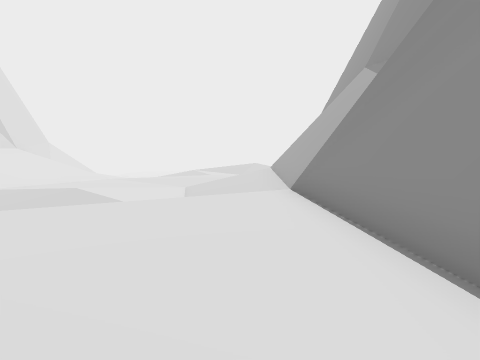
View 1 (above)

24 first-person views from a walk through a 3-D level made in the Godot game engine. The camera is 1.3 m above the floor, tilts 4° down and sees 80° across. The floor is counted in squares, 2 m on a side. Each view is taken from the middle of a square. On the plan, view 1 faces up. The plan holds only what a view shows up to about 9 squares ahead; the rest is blank. The place goes on beyond the plan.

View 2
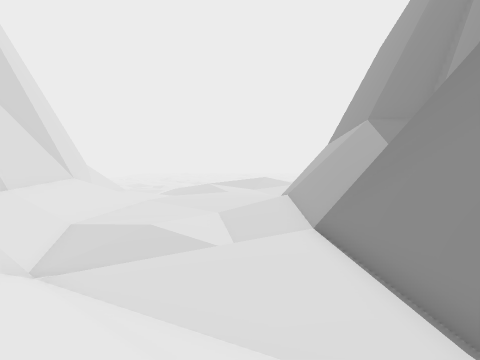

View 3
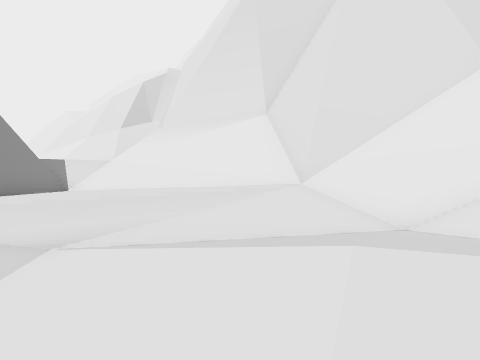

View 4
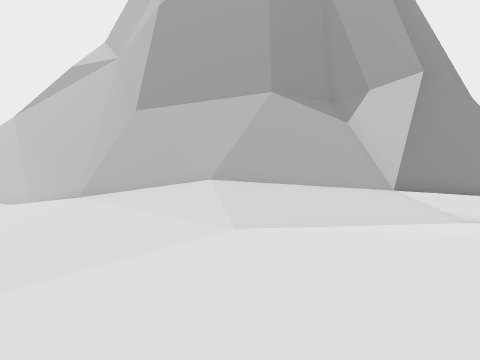

View 5
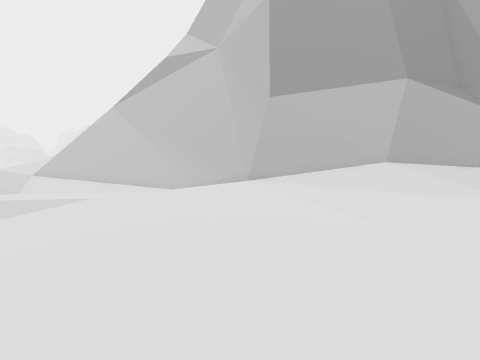

View 6
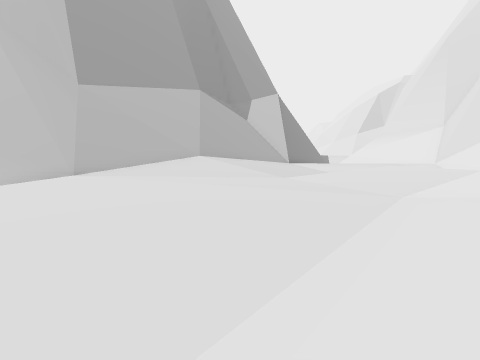

View 7
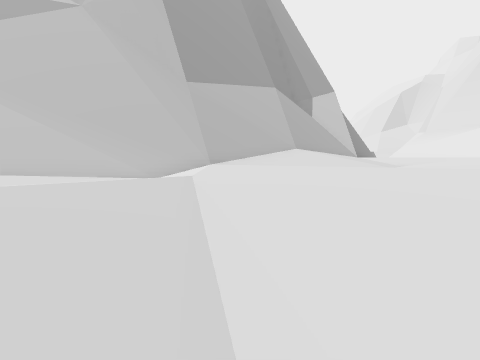

View 8
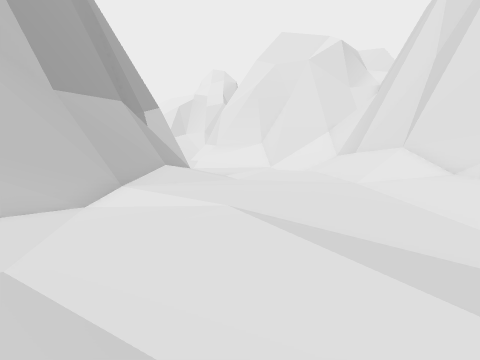

View 9
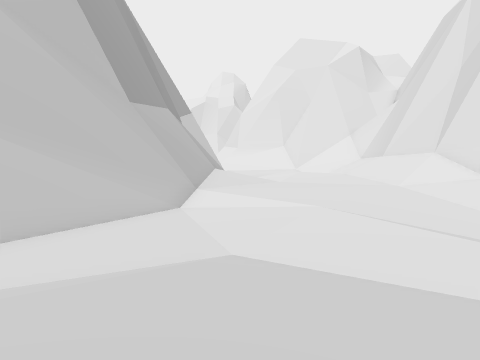

View 10
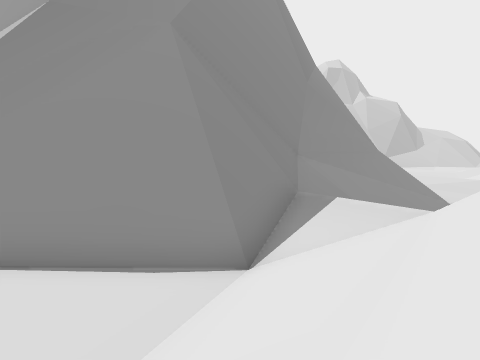

View 11
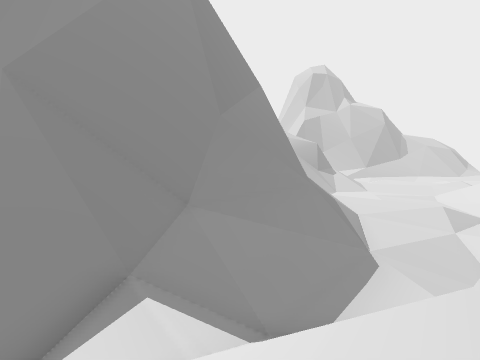

View 12
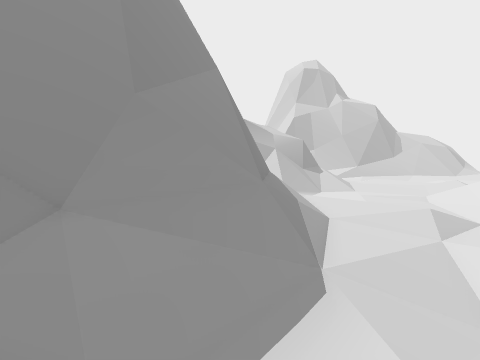

View 13
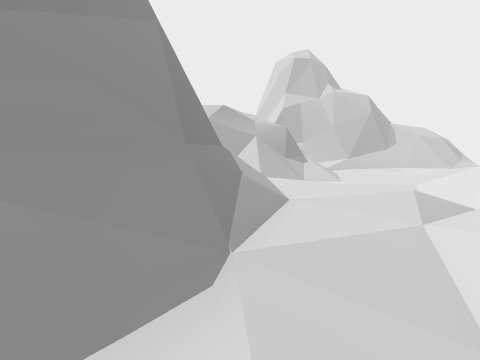

View 14
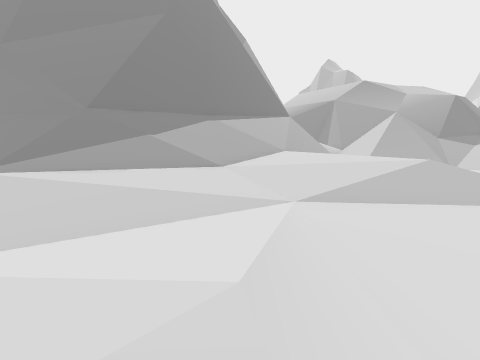

View 15
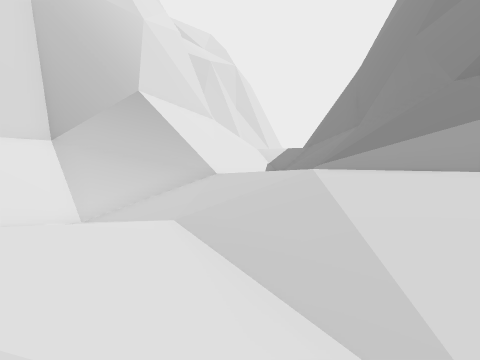

View 16
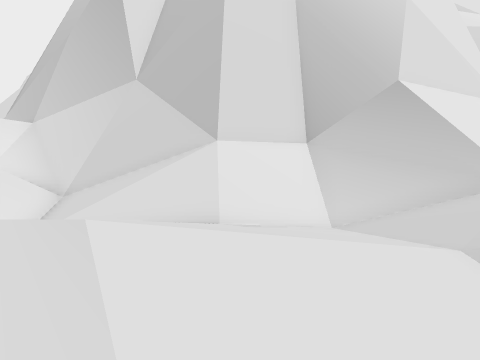

View 17
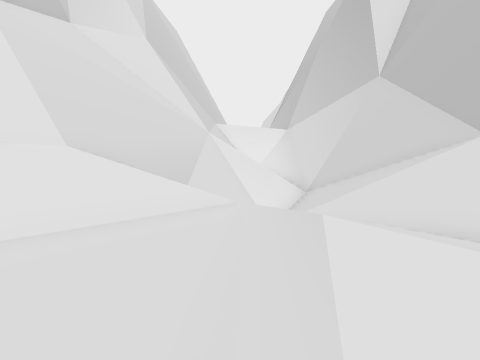

View 18
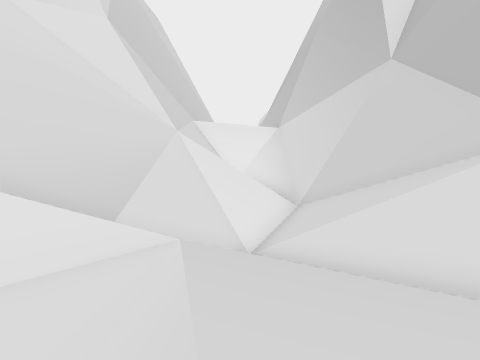

View 19
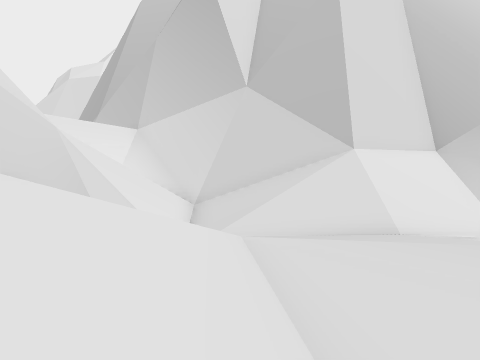

View 20
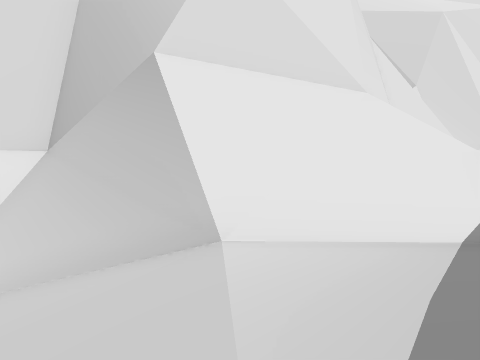

View 21
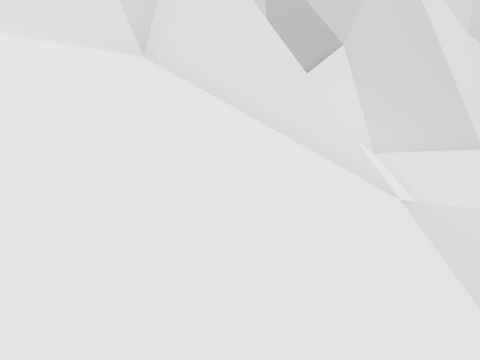

View 22
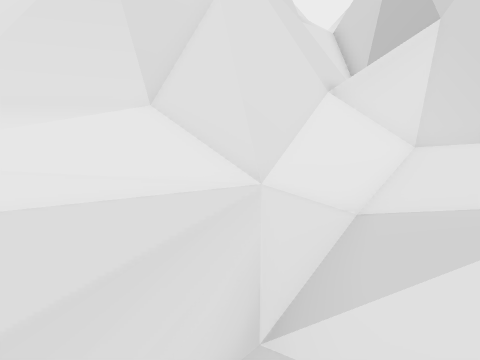

View 23
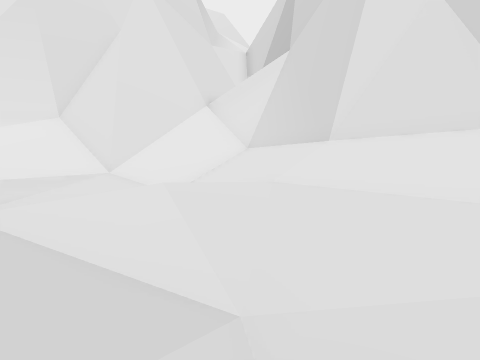

View 24
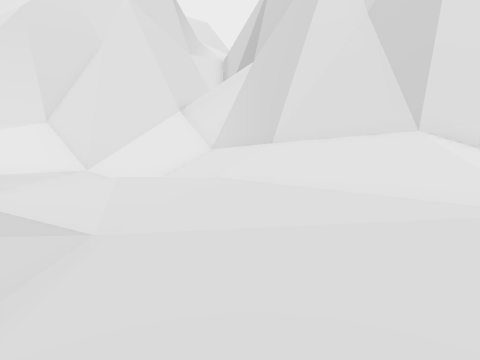

### Floor plan
Key: @ floor where view 1 was taken; # wall or solid block; . main floor; - floor 0.75 m lower than the main floor; _ floor 1.5 m lower than the main floor; < floor 2.5 m lower than the main floor; ( floor 3.25 m lower than the main floor; / step, stairs or slope; = window, fence, low wall or low ledge; v drop or lower ground.
Columns run from 9 left of view 1 to 15 right of it. Each row starts with its distance up from view 1.
 24          /
 23        .../
 22       .-..//
 21      -.------
 20     _-------//
 19    ___------///##
 18   -__-------//##
 17   -_---..--//##
 16  .----....//##
 15 /..--......##
 14 /..-.......#
 13   /......./#
 12 #//......//#
 11 #//...--///#
 10 #//...--../#
  9 #//....-../#
  8 #//....-../#
  7 #//.....-./#
  6 #//.....-./#
  5 #///----///#
  4 #///-///...#
  3 #///=/.....#
  2 #///#/.....#
  1 #####////..#
  0     ##///@/###
 -1     ##///////####
 -2      ##/////////##
 -3       ##/////////##
 -4        ###///_////##
 -5          #///--////###
 -6           ////--/////#
 -7           #///---/////
 -8           #/#/__//-.///
 -9           ##//__//---...
-10           #///<<///---...
-11           #//(<<__//--...
-12           #//(<______-...
-13           #//(<______//.
-14           #///<__-/___//
-15           #///___/_____
-16           #////_____
-17           #//  /////
-18           #///  ////
-19          #######///
-20             vvv////
-21             v//////
-22           #=##/////

Positions as (right, up) in squares from view 1, and headings:
1: (0, 0), facing up
2: (-1, -2), facing up
3: (-3, 8), facing down
4: (-7, 10), facing right
5: (-7, 15), facing right
6: (-7, 17), facing down-right
7: (-5, 20), facing down-right
8: (-2, 23), facing down
9: (0, 24), facing down
10: (-2, 0), facing right
11: (-1, -3), facing right
12: (1, -5), facing right
13: (3, -7), facing right
14: (7, -15), facing up-right
15: (11, -13), facing up-left
16: (10, -13), facing left
17: (10, -13), facing down-left
18: (8, -14), facing down-left
19: (10, -17), facing left
20: (7, -7), facing left
21: (0, 0), facing left
22: (0, 6), facing down-left
23: (-1, 11), facing down-left
24: (-1, 13), facing down-left
